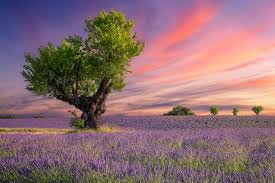
#> input picture DIP_Tasks/4.jfif, 275 x 183 px
$ jupyter execute Task_04_DIP.ipynb
#> lines starting #> are read from the running program, lines starting #| are printed output that depends on the picture
## **Digital Image Processing Lab Task: 04**
## **2023-SE-21**

[cell 1]
import cv2
import numpy as np
import matplotlib.pyplot as plt

[cell 2]
# Read image
image = cv2.imread('4.jfif')  # Replace with your file path
#> image is the input picture: shape (183, 275, 3); mean B, G, R 113.8, 109.9, 141.7
image_rgb = cv2.cvtColor(image, cv2.COLOR_BGR2RGB)

plt.imshow(image_rgb)
plt.title("Original Image")
plt.axis('off')
plt.show()

[cell 3]
# Convert to YCrCb color space
img_y_cr_cb = cv2.cvtColor(image, cv2.COLOR_BGR2YCrCb)
#> img_y_cr_cb: shape (183, 275, 3); mean of channels 0, 1, 2 119.9, 143.6, 124.6

# Equalize only the Y channel (luminance)
img_y_cr_cb[:, :, 0] = cv2.equalizeHist(img_y_cr_cb[:, :, 0])
#> img_y_cr_cb: shape (183, 275, 3); mean of channels 0, 1, 2 128.3, 143.6, 124.6

# Convert back to RGB
equalized_builtin = cv2.cvtColor(img_y_cr_cb, cv2.COLOR_YCrCb2RGB)
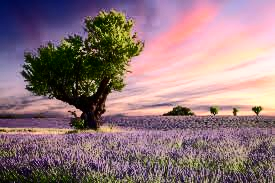
#> equalized_builtin: shape (183, 275, 3); mean R, G, B 145.1, 118.4, 123.4

plt.imshow(equalized_builtin)
plt.title("Histogram Equalization (Built-in)")
plt.axis('off')
plt.show()

[cell 4]
def manual_hist_equalization(img):
    # Convert to grayscale for simplicity
    gray = cv2.cvtColor(img, cv2.COLOR_BGR2GRAY)
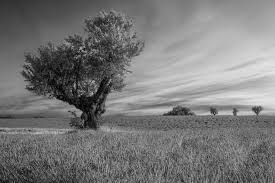
#> gray: shape (183, 275); min 1, max 228, mean 119.9
    hist, bins = np.histogram(gray.flatten(), 256, [0,256])
#> hist = 256 values, max 628 at index 106, min 0 at index 0, mean 196.6; bins = 257 values from 0 to 256

    # Compute CDF
    cdf = hist.cumsum()
#> cdf = 256 values from 0 to 50325
    cdf_normalized = cdf * hist.max() / cdf.max()
#> cdf_normalized = 256 values from 0 to 628

    # Normalize CDF
    cdf_m = np.ma.masked_equal(cdf,0)
    cdf_m = (cdf_m - cdf_m.min())*255/(cdf_m.max()-cdf_m.min())
    cdf = np.ma.filled(cdf_m,0).astype('uint8')
#> cdf = 256 values from 0 to 255

    # Map pixel values using equalized CDF
    img_equalized = cdf[gray]
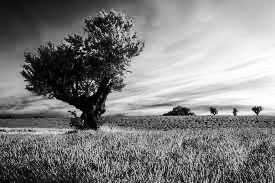
#> img_equalized: shape (183, 275); min 0, max 255, mean 127.8
    return img_equalized

manual_eq = manual_hist_equalization(image)

plt.imshow(manual_eq, cmap='gray')
plt.title("Histogram Equalization (Manual)")
plt.axis('off')
plt.show()

[cell 5]
plt.figure(figsize=(10,6))
plt.subplot(1,2,1)
plt.hist(image_rgb.ravel(), bins=256, color='gray')
plt.title("Original Histogram")

plt.subplot(1,2,2)
plt.hist(manual_eq.ravel(), bins=256, color='gray')
plt.title("Equalized Histogram (Manual)")
plt.show()
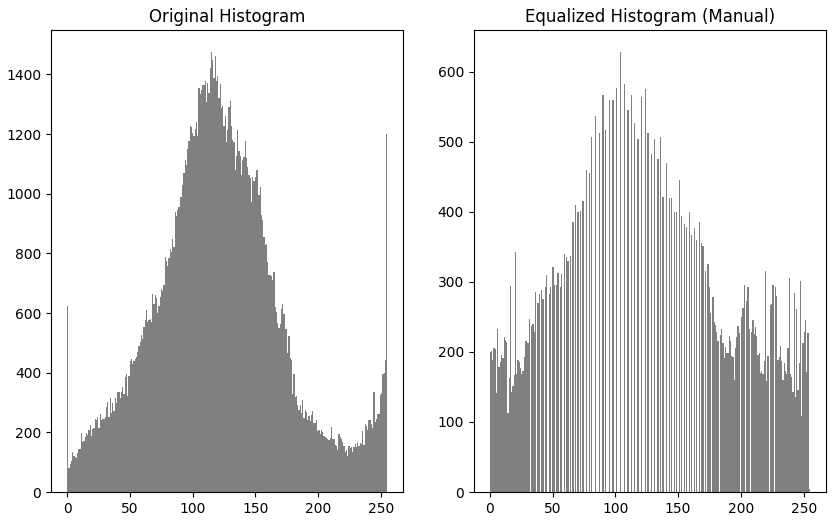
#> figure drawn by matplotlib, 2 panels; panel 1: tallest bar 1475 high, from x = 114.6 to 115.5; panel 2: tallest bar 628 high, from x = 103.6 to 104.6

[cell 6]
def contrast_stretching(img):
    gray = cv2.cvtColor(img, cv2.COLOR_BGR2GRAY)
    r_min, r_max = np.min(gray), np.max(gray)
#> r_min = 1; r_max = 228
    stretched = ((gray - r_min) / (r_max - r_min)) * 255
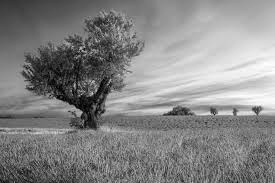
#> stretched: shape (183, 275) float64; min 0, max 255, mean 133.5
    return stretched.astype(np.uint8)

contrast_img = contrast_stretching(image)

plt.imshow(contrast_img, cmap='gray')
plt.title("Contrast Stretching")
plt.axis('off')
plt.show()

[cell 7]
def log_transform(img):
    gray = cv2.cvtColor(img, cv2.COLOR_BGR2GRAY)
    c = 255 / np.log(1 + np.max(gray))
#> c = 46.93
    log_img = c * (np.log(1 + gray))
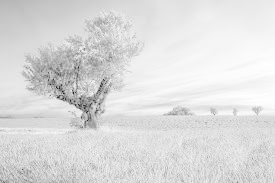
#> log_img: shape (183, 275) float16; min 32.53, max 255, mean 220.8
    return np.array(log_img, dtype=np.uint8)

def gamma_transform(img, gamma=1.5):
#> called with gamma = 0.5
    gray = cv2.cvtColor(img, cv2.COLOR_BGR2GRAY)
    normalized = gray / 255.0
    gamma_corrected = np.power(normalized, gamma)
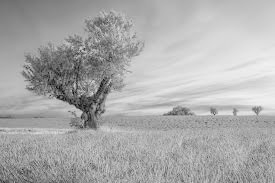
#> gamma_corrected: shape (183, 275) float64; min 0.0626, max 0.946, mean 0.671
    return np.uint8(gamma_corrected * 255)

log_img = log_transform(image)
gamma_img = gamma_transform(image, gamma=0.5)

# Display
titles = ['Original', 'Log Transform', 'Gamma Transform']
images = [cv2.cvtColor(image, cv2.COLOR_BGR2GRAY), log_img, gamma_img]

for i in range(3):
    plt.subplot(1,3,i+1)
    plt.imshow(images[i], cmap='gray')
    plt.title(titles[i])
    plt.axis('off')
plt.show()

$ run again, with DIP_Tasks/2.jfif copied over DIP_Tasks/4.jfif
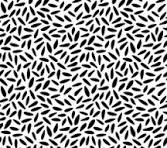
#> input picture DIP_Tasks/2.jfif, 167 x 148 px
#> image is the input picture: shape (148, 167, 3); min 0, max 255, mean 161.1
#> hist = 256 values, max 3734 at index 255, min 22 at index 37, mean 96.55; bins = 257 values from 0 to 256
#> in manual_hist_equalization, `cdf = hist.cumsum()`: cdf = 256 values from 2208 to 24716
#> cdf_normalized = 256 values from 333.6 to 3734
#> in manual_hist_equalization, `cdf = np.ma.filled(cdf_m,0).astype('uint8')`: cdf = 256 values from 0 to 255
#> `plt.show()`:
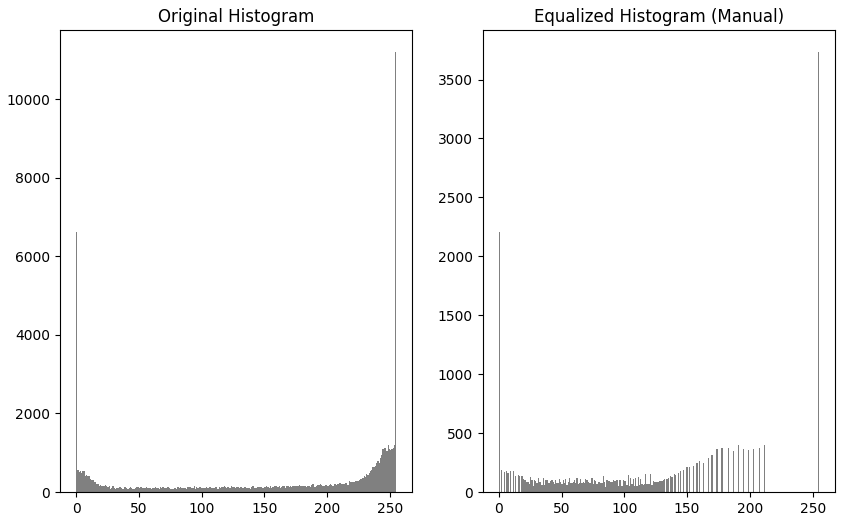
#> figure drawn by matplotlib, 2 panels; panel 1: tallest bar 11202 high, from x = 254 to 255; panel 2: tallest bar 3734 high, from x = 254 to 255
#> r_min = 0; r_max = 255
#> c = 45.99
#> in gamma_transform, `gamma_corrected = np.power(normalized, gamma)`:
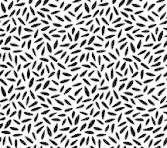
#> gamma_corrected: shape (148, 167) float64; min 0, max 1, mean 0.715
